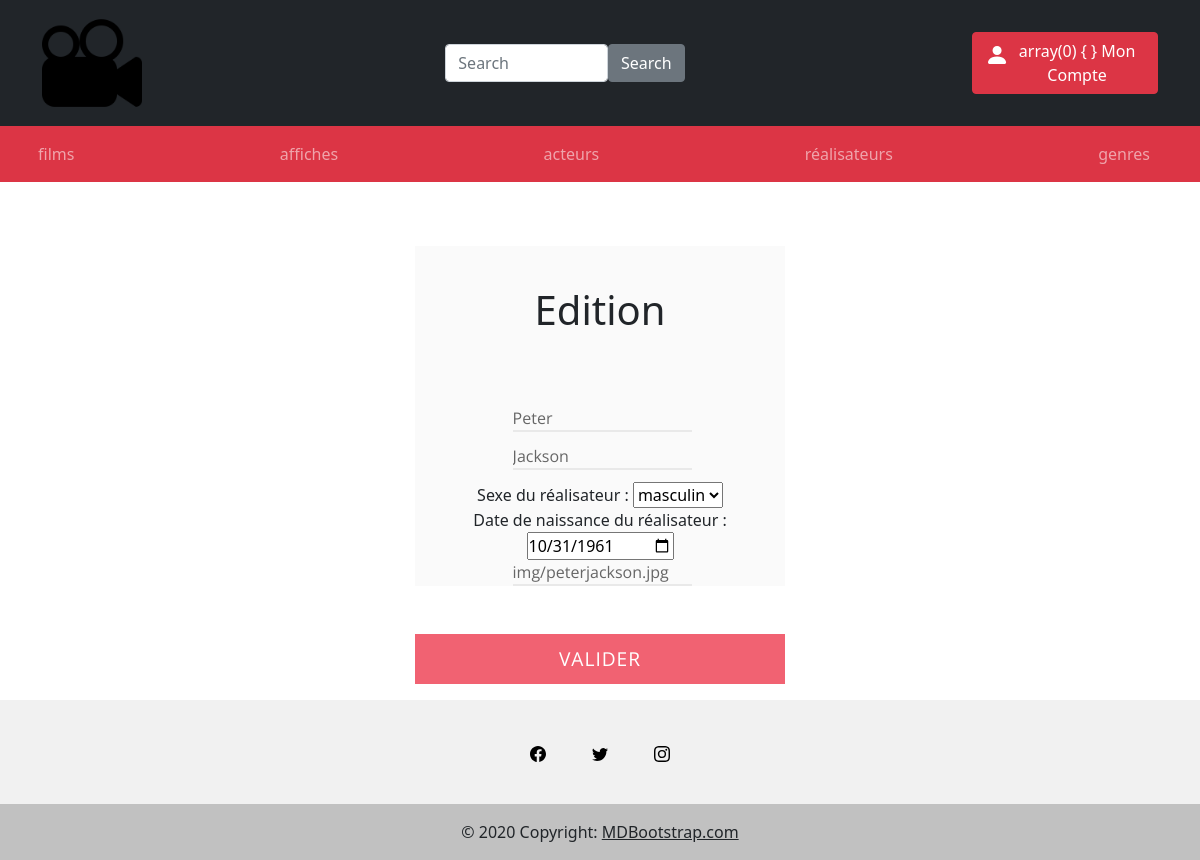
Screenshot of /index.php?action=editReal&id=1 with the database file from the repository.
### tables this page shows
CREATE TABLE `Realisateur` (
  `id` int(11) NOT NULL,
  `nom` varchar(255) NOT NULL,
  `prenom` varchar(255) NOT NULL,
  `sexe` varchar(10) NOT NULL,
  `dateNaissance` date NOT NULL,
  `imgPath` varchar(100) NOT NULL
);

### controllers/RealisateurController.php (called while the page is built, shortened)
<?php
require_once "bdd/DAO.php";
class RealisateurController
{
  public function editRealById($id)
  {
    $dao = new DAO();
    $sql = "SELECT * FROM `Realisateur` WHERE `Realisateur`.`id` = :id";
    $edit = $dao->executerRequete($sql, ["id" => $id]);
    require "views/realisateur/editForm.php";
  }
}

### bdd/DAO.php (called while the page is built, shortened)
<?php
class DAO
{
  private $bdd;
  public function __construct()
  {
    $this->bdd = new PDO('mysql:host=localhost;dbname=cinema;charset=utf8', 'root', '');
  }
  public function executerRequete($sql, $params = NULL)
  {
    if ($params == NULL) {
      $result = $this->bdd->query($sql);
    } else {
      $result = $this->bdd->prepare($sql);
      $result->execute($params);
    }
    return $result;
  }
}

### views/realisateur/editForm.php (the view, shortened to what this page needs)
<!DOCTYPE html>
<html lang="en">
<head>
  <link rel="stylesheet" href="./css/signup.css">
</head>
<body>
  <?php
  $detailReal = $edit->fetch();
  ?>
  <section class="Inscription">
    <div class="form-wrapper">
      <h1>Edition</h1>
      <form action="./index.php?action=checkEditReal" method="post">
        <div class="form-item">
          <input type="text" name="prenom" value="<?= $detailReal['prenom'] ?>"></input>
        </div>
        <div class="form-item">
          <input type="text" name="nom" value="<?= $detailReal['nom'] ?>"></input>
        </div>
        <div>
          <label for="sexe">Sexe du réalisateur :</label>
          <select name="sexe" id="sexe">
            <option value="masculin">masculin</option>
          </select>
        </div>
        <label for="dateNaissance">Date de naissance du réalisateur :</label>
        <input type="date" id="dateNaissance" name="dateNaissance" value="<?= $detailReal['dateNaissance'] ?>">
        <div class="form-item">
          <input type="text" name="imgPath" value="<?= $detailReal['imgPath'] ?>"></input>
        </div>
    </div>
    <div class="button-panel">
      <input type="submit" class="button" title="Valider" value="Valider"></input>
    </div>
  </section>
</body>
</html>
<?php
require "./views/template.php";

### css/signup.css (style rules this page uses)
* { margin: 0; padding: 0; box-sizing: border-box; }
body { background: #e9e9e9; color: #5e5e5e; font: 400 87.5%/1.5em "Open Sans", sans-serif; }
.form-wrapper { background: #fafafa; margin: 3em auto; padding: 0 1em; max-width: 370px; }
h1 { text-align: center; padding: 1em 0; }
form { padding: 0 1.5em; }
.form-item { margin-bottom: 0.75em; width: 100%; }
.form-item input { background: #fafafa; border: none; border-bottom: 2px solid #e9e9e9; color: #666; font-family: "Open Sans", sans-serif; font-size: 1em; height: 50px; transition: border-color 0.3s; width: 90%; }
.button-panel { margin: 2em 0 0; width: 100%; }
.button-panel .button { background: #f16272; border: none; color: #fff; cursor: pointer; height: 50px; font-family: "Open Sans", sans-serif; font-size: 1.2em; letter-spacing: 0.05em; text-align: center; text-transform: uppercase; transition: background 0.3s ease-in-out; width: 100%; }

### css/style.css (style rules this page uses)
* { box-sizing: border-box; }
.form-item input { width: auto; height: auto; }

### rows the page displays
realisateur: prenom "Peter", nom "Jackson", dateNaissance "10/31/1961", imgPath "img/peterjackson.jpg"
